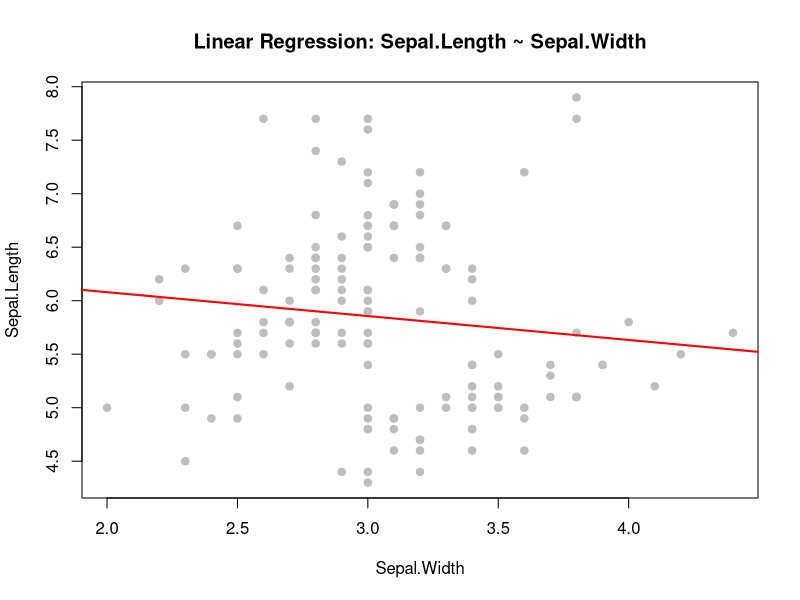
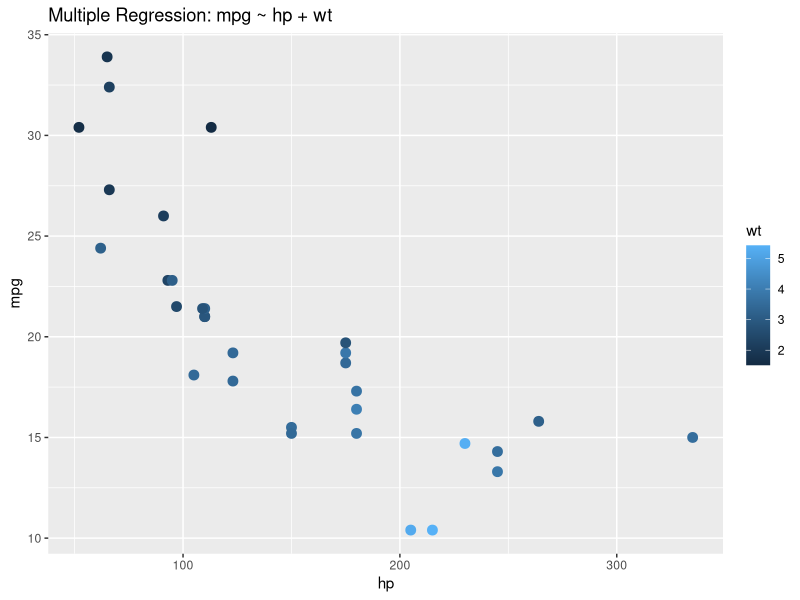
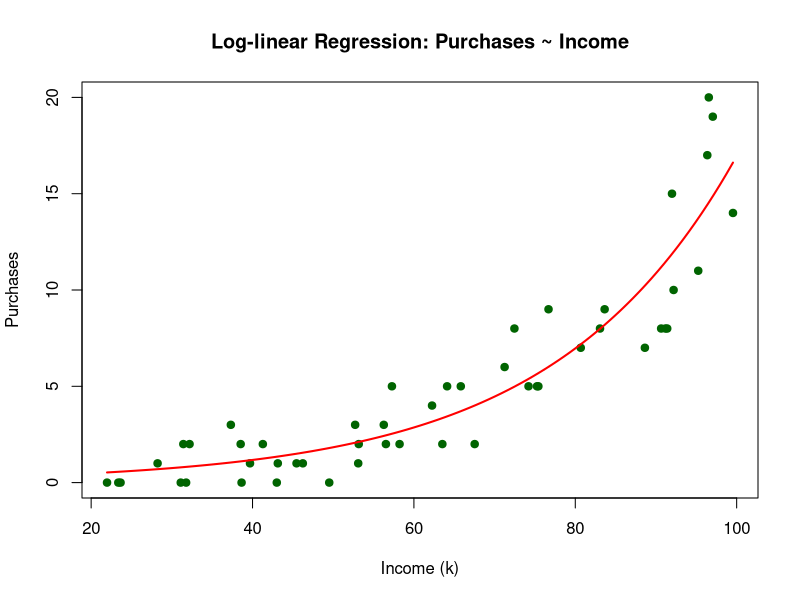
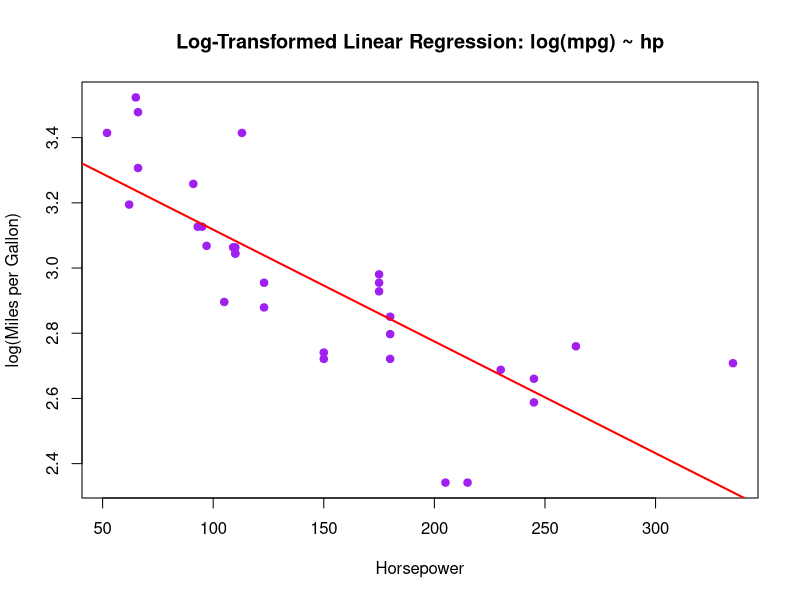
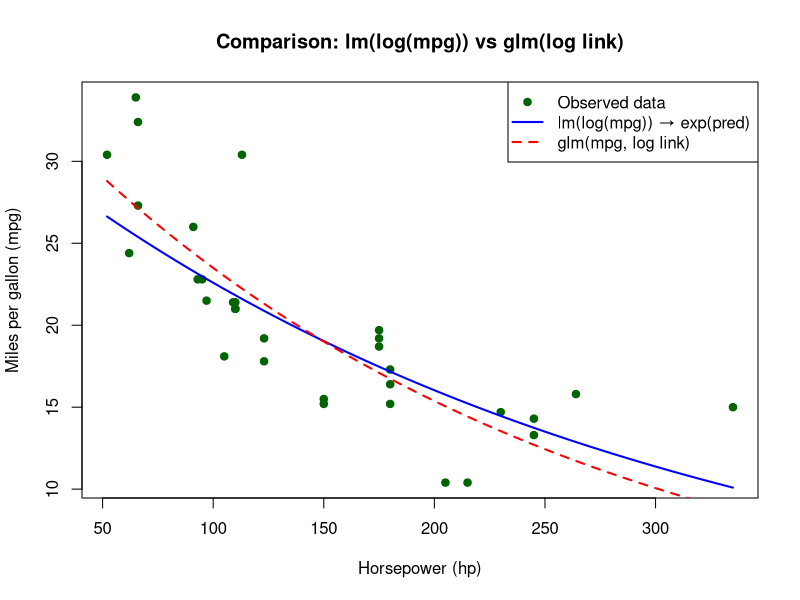

Source code (R) for these figures, in order:
## ---- chunk 1
# Load dataset
data(iris)

# Fit a linear regression model
lm_model <- lm(Sepal.Length ~ Sepal.Width, data = iris)

# Model summary
summary(lm_model)

# Predictions for new Sepal Width values
new_data <- data.frame(Sepal.Width = c(2, 2.1, 3.2))
predictions <- predict(lm_model, new_data, interval = "confidence")
predictions

# Plot data with regression line
plot(iris$Sepal.Width, iris$Sepal.Length, 
     pch = 19, col = "gray", 
     xlab = "Sepal.Width", ylab = "Sepal.Length",
     main = "Linear Regression: Sepal.Length ~ Sepal.Width")
abline(lm_model, col = "red", lwd = 2)

## ---- chunk 2
# Fit a multiple regression model
lm_multi <- lm(mpg ~ hp + wt, data = mtcars)

# Model summary
summary(lm_multi)

# Predictions for new combinations of hp and wt
new_multi <- data.frame(hp = c(100, 150, 200),
                        wt = c(2.5, 3.0, 3.5))
predict(lm_multi, new_multi, interval = "confidence")

# Visualize effect of hp on mpg for a fixed weight
library(ggplot2)
ggplot(mtcars, aes(x = hp, y = mpg, color = wt)) +
  geom_point(size = 3) +
  geom_smooth(method = "lm", formula = y ~ x + wt, se = FALSE) +
  labs(title = "Multiple Regression: mpg ~ hp + wt")





## ---- chunk 3
set.seed(123)
rpois(10, lambda = 3)
## ---- chunk 4

cat("Equation: log(μ_i) = β0 + β1 * x_i  (Poisson log-linear model)")

# Simulate count data
set.seed(123)
income <- runif(50, 20, 100)  # income between 20k–100k
purchases <- rpois(50, lambda = exp(0.05 * income - 2))# -2 and 0.05 are the real coefficients
#rpois is for random sampling for 50 numbers 
#please note that lambda is mean of Poisson distribution

data <- data.frame(income, purchases)

# Fit log-linear (Poisson regression) model
glm_model <- glm(purchases ~ income, data = data, family = poisson(link = "log"))

# Model summary
summary(glm_model)

# Predictions for new income values
new_income <- data.frame(income = c(30, 60, 90))
pred_counts <- predict(glm_model, new_income, type = "response")
pred_counts

# Plot observed vs fitted curve
plot(data$income, data$purchases, 
     pch = 19, col = "darkgreen",
     xlab = "Income (k)", ylab = "Purchases",
     main = "Log-linear Regression: Purchases ~ Income")

curve(predict(glm_model, newdata = data.frame(income = x), type = "response"), 
      add = TRUE, col = "red", lwd = 2)
## ---- chunk 5
cat("Equation: log(Y_i) = β0 + β1 * x_i + ε_i   (Log-transformed linear model)")

lm_log <- lm(log(mpg) ~ hp, data = mtcars)
summary(lm_log)

new_data <- data.frame(hp = c(100, 150, 200))
pred_log <- predict(lm_log, new_data, interval = "confidence")
exp(pred_log)  # back-transform to original scale

plot(mtcars$hp, log(mtcars$mpg),
     pch = 19, col = "purple",
     xlab = "Horsepower", ylab = "log(Miles per Gallon)",
     main = "Log-Transformed Linear Regression: log(mpg) ~ hp")

abline(lm_log, col = "red", lwd = 2)
## ---- chunk 6
# Load mtcars dataset
data(mtcars)

# 1. Linear regression on log(mpg)
lm_log <- lm(log(mpg) ~ hp, data = mtcars)

# Predictions (back-transform to mpg scale)
hp_grid <- seq(min(mtcars$hp), max(mtcars$hp), length.out = 200)
pred_lm_log <- exp(predict(lm_log, newdata = data.frame(hp = hp_grid)))

# 2. GLM with Gaussian family and log link
glm_log <- glm(mpg ~ hp, data = mtcars, family = gaussian(link = "log"))
pred_glm_log <- predict(glm_log, newdata = data.frame(hp = hp_grid), type = "response")

# Plot observed vs fitted curves
plot(mtcars$hp, mtcars$mpg,
     pch = 19, col = "darkgreen",
     xlab = "Horsepower (hp)", ylab = "Miles per gallon (mpg)",
     main = "Comparison: lm(log(mpg)) vs glm(log link)")

lines(hp_grid, pred_lm_log, col = "blue", lwd = 2)
lines(hp_grid, pred_glm_log, col = "red", lwd = 2, lty = 2)

legend("topright", legend = c("Observed data",
                              "lm(log(mpg)) → exp(pred)",
                              "glm(mpg, log link)"),
       col = c("darkgreen", "blue", "red"),
       pch = c(19, NA, NA), lty = c(NA, 1, 2), lwd = c(NA, 2, 2))

